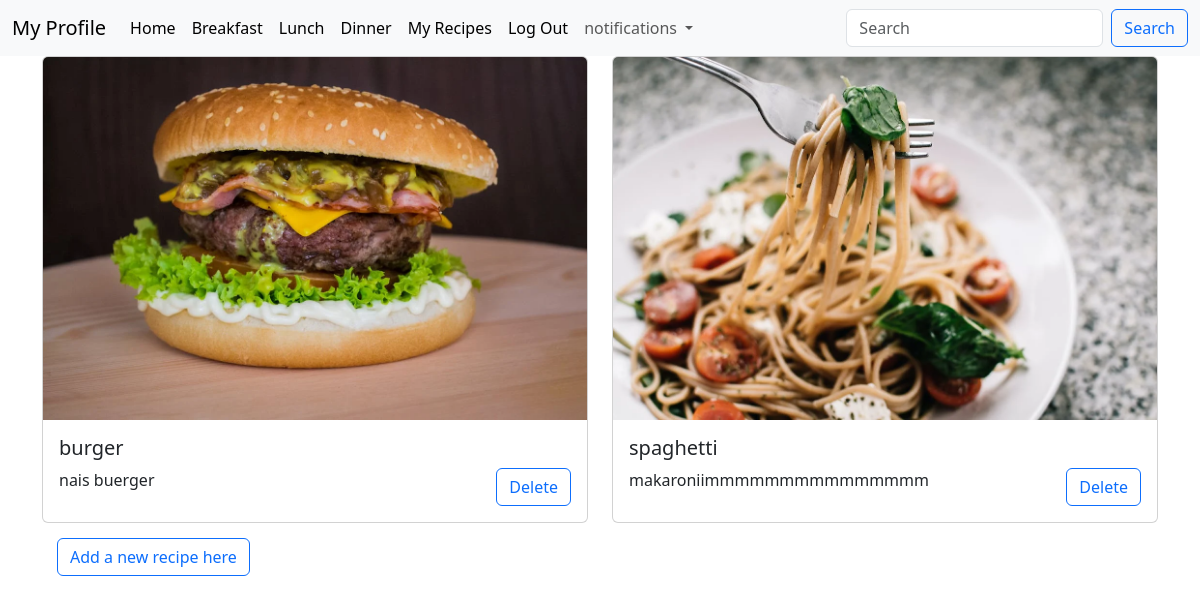
The page /myrecipes/ (signed in) on the database its author committed.
### Base/models.py (models this page shows, shortened)
class Recipe(models.Model):
    title = models.CharField(max_length=50)
    content = models.TextField(null=False, blank=False)
    user = models.ForeignKey(User, on_delete=models.CASCADE, null=True)
    created = models.DateTimeField(auto_now_add=True)
    image = models.ImageField(upload_to='images/', null=True)
    short_description = models.TextField(max_length=100, null=True)
    CHOICES = (
        ('Breakfast', 'Breakfast'),
        ('Lunch', 'Lunch'),
        ('Dinner', 'Dinner')
    )
    dish_type = models.CharField(choices=CHOICES,
                                 default='Breakfast',
                                 null=True,
                                 max_length=10)

### Base/views.py (the view)
# urls.py: path('myrecipes/', views.my_recipes, name='my_recipes'),
@login_required
def my_recipes(request):
    recipes = Recipe.objects.filter(user=request.user)
    context = {'recipes': recipes}
    if len(recipes) == 0:
        message = 'You dont have any personal recipe'
        context = {'recipes': recipes,
                    'message':message}
    return render(request, 'Base/my_recipes.html', context)

### Base/context_processors.py (called while the page is built)
def notifications(request):
    if request.user.is_authenticated:
        notifications = Notification.objects.filter(user=request.user.profile, is_read=False).order_by('-timestamp')
    else:
        notifications = {}
    return {'notifications':notifications}

### Base/templates/Base/my_recipes.html (shortened to what this page needs)
{% extends 'Base/main.html' %}
{% block content %}
    <div class="container">
    <div class="row row-cols-1 row-cols-md-2 g-4">
      {% for recipe in recipes %}
      <div class="col">
        <div class="card">
          <a href="{% url 'recipe_details' recipe.pk %}"><img src="{{ MEDIA_URL }}/{{recipe.image}}"  style="max-height: 450px; max-width: 750px;" class="card-img-top"
            alt=".." /> </a>
          <div class="card-body">
            <h5 class="card-title">{{ recipe.title }}</h5>
            <p class="card-text">
              {{ recipe.short_description }}
                <a onclick="return confirm('Are you sure you want to delete?')" class="btn btn-outline-primary float-end" href="{% url 'recipe_delete' recipe.pk %}">Delete</a>
            </p>
          </div>
        </div>
      </div>
      {% endfor %}
    </div>
        <a href="{% url 'recipe_create' %}" class="btn btn-outline-primary"  style="text-align:center; margin: 15px;">Add a new recipe here</a>
    </div>
{% endblock %}

### Base/templates/Base/main.html (shortened to what this page needs)
<!DOCTYPE html>
{% load django_bootstrap5 %}
{% bootstrap_css %}
<html lang="en">
<head>
</head>
<body>
    <nav class="navbar navbar-expand-lg navbar-light bg-light">
  <div class="container-fluid">
    <a class="navbar-brand" href="{% url 'profile' %}">My Profile</a>
    <div class="collapse navbar-collapse" id="navbarSupportedContent">
      <ul class="navbar-nav me-auto mb-2 mb-lg-0">
        <li class="nav-item">
          <a class="nav-link active" aria-current="page" href="{% url 'home' %}">Home</a>
        </li>
        <li class="nav-item">
          <a class="nav-link active" href="{% url 'get_by_type' 'Breakfast' %}">Breakfast</a>
        </li>
        <li class="nav-item">
          <a class="nav-link active" aria-current="page" href="{% url 'get_by_type' 'Lunch' %}">Lunch</a>
        </li>
        <li class="nav-item">
          <a class="nav-link active" href="{% url 'get_by_type' 'Dinner' %}" tabindex="-1" aria-disabled="true">Dinner</a>
        </li>
        <li class="nav-item">
          <a class="nav-link active" href="{% url 'my_recipes' %}" tabindex="-1" aria-disabled="true">My Recipes</a>
        </li>
        {% if request.user.is_authenticated %}
          <li class="nav-item">
            <a class="nav-link active" aria-current="page" href="{% url 'logout' %}">Log Out</a>
          </li>
          <li>
          <div class="dropdown">
            <a class="nav-link dropdown-toggle" type="button" id="dropdownMenuButton1" data-bs-toggle="dropdown" aria-expanded="false">
              notifications
            </a>
          </div>
        </li>
        {% else %}
          <li class="nav-item">
          <a class="nav-link active" aria-current="page" href="{% url 'login' %}">Log In</a>
          </li>
        {% endif %}
      </ul>
      <form class="d-flex" method="POST" action="{% url 'search_bar' %}">
        <input class="form-control me-2" type="search" placeholder="Search" name="search" aria-label="Search">
        <button class="btn btn-outline-primary" type="submit">Search</button>
      </form>
    </div>
  </div>
</nav>
    {% block content %}
        {% endblock %}
</body>
</html>

### Base/templates/Base/main.html (style rules this page uses)
a { text-decoration: none; }

### rows shown on the page
Recipe: image (picture), title "burger", short_description "nais buerger"
Recipe: image (picture), title "spaghetti", short_description "makaroniimmmmmmmmmmmmmmm"
